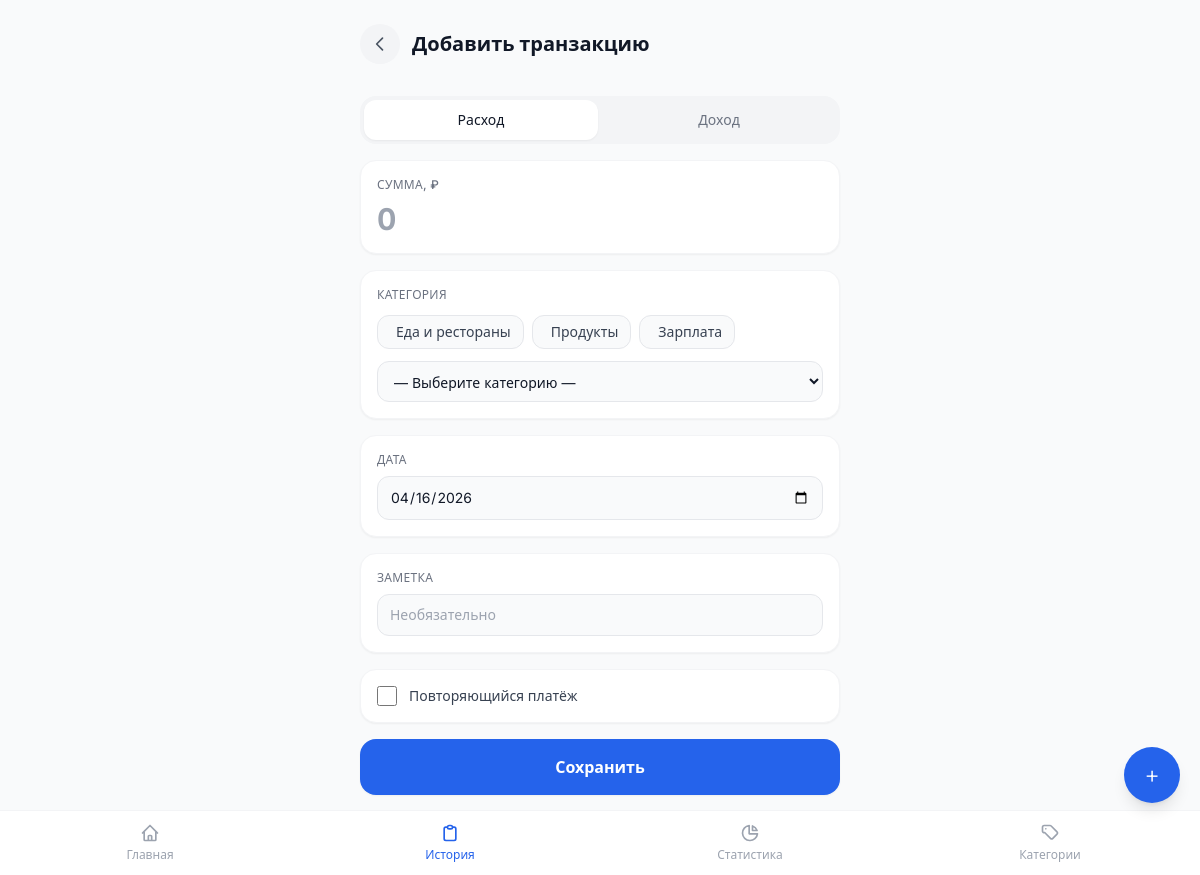
/transactions/add/ (signed in), run on the app's committed database.
### tracker/models.py (models this page shows, shortened)
class Category(models.Model):
    TRANSACTION_TYPE_CHOICES = [
        ('expense', 'Расход'),
        ('income', 'Доход'),
        ('both', 'Оба'),
    ]
    user = models.ForeignKey(
        User, on_delete=models.CASCADE, null=True, blank=True, related_name='categories'
    )
    name = models.CharField(max_length=100)
    icon = models.CharField(max_length=50, default='box')
    color = models.CharField(max_length=7, default='#94a3b8')
    transaction_type = models.CharField(
        max_length=10, choices=TRANSACTION_TYPE_CHOICES, default='expense'
    )
    is_hidden = models.BooleanField(default=False)
    order = models.IntegerField(default=0)
    class Meta:
        ordering = ['order', 'name']
        indexes = [
            models.Index(fields=['user']),
            models.Index(fields=['user', 'is_hidden']),
        ]
        verbose_name = 'Категория'
        verbose_name_plural = 'Категории'

### tracker/views.py (the view, shortened to what this page needs)
# urls.py: path('transactions/add/', views.TransactionCreateView.as_view(), name='transaction_add'),
class TransactionCreateView(LoginRequiredMixin, View):
    template_name = 'tracker/transactions/form.html'
    def _get_recent_categories(self, user):
        recent_ids = (
            Transaction.objects.filter(user=user)
            .order_by('-created_at')
            .values_list('category_id', flat=True)[:20]
        )
        seen, result = set(), []
        for cid in recent_ids:
            if cid not in seen:
                seen.add(cid)
                result.append(cid)
            if len(result) == 4:
                break
        return Category.objects.filter(id__in=result)
    def _ctx(self, form, recent_categories):
        return {
            'form': form,
            'title': 'Добавить транзакцию',
            'recent_categories': recent_categories,
            'today': datetime.date.today().isoformat(),
        }
    def get(self, request):
        form = TransactionForm(user=request.user)
        return render(request, self.template_name,
                      self._ctx(form, self._get_recent_categories(request.user)))

### tracker/templatetags/tracker_tags.py (called while the page is built)
@register.simple_tag
def cat_icon(icon, color, size="text-xl"):
    if icon and all(ord(c) < 128 for c in icon):
        return format_html(
            '<i class="ti ti-{} {}" style="color:{}"></i>',
            icon, size, color
        )
    return format_html('<span>{}</span>', icon or '📦')

### tracker/templates/tracker/transactions/form.html (shortened to what this page needs)
{% extends "tracker/base.html" %}
{% load tracker_tags %}
{% block content %}
<div class="page-body max-w-lg mx-auto">
  <div class="px-4 pt-6 pb-4 flex items-center gap-3">
    <a href="{% url 'transactions' %}"
       class="w-10 h-10 flex items-center justify-center rounded-full bg-gray-100 text-gray-600
              hover:bg-gray-200 transition-colors press-scale flex-shrink-0">
      <svg class="w-5 h-5" fill="none" stroke="currentColor" stroke-width="2" viewBox="0 0 24 24">
        <path stroke-linecap="round" stroke-linejoin="round" d="M15 19l-7-7 7-7" />
      </svg>
    </a>
    <h1 class="text-xl font-bold text-gray-900">{{ title }}</h1>
  </div>
  <form method="post" class="px-4 space-y-4">
    <div>
      <div class="flex gap-1 bg-gray-100 p-1 rounded-2xl">
        <label class="flex-1">
          <span class="block text-center py-2.5 rounded-xl text-sm font-medium cursor-pointer
                       transition-colors peer-checked:bg-white [.sr-only:checked~&]:bg-white
                       [.sr-only:checked~&]:text-gray-900 [.sr-only:checked~&]:shadow-sm text-gray-500
                       type-label" data-type="expense">
            Расход
          </span>
        </label>
        <label class="flex-1">
          <span class="block text-center py-2.5 rounded-xl text-sm font-medium cursor-pointer
                       transition-colors peer-checked:bg-white [.sr-only:checked~&]:bg-white
                       [.sr-only:checked~&]:text-gray-900 [.sr-only:checked~&]:shadow-sm text-gray-500
                       type-label" data-type="income">
            Доход
          </span>
        </label>
      </div>
    </div>
    <div class="bg-white rounded-2xl shadow-sm border border-gray-100 p-4">
      <label class="block text-xs font-medium text-gray-500 mb-2 uppercase tracking-wide">
        Сумма, ₽
      </label>
      <input type="number"
             name="amount"
             value="{{ form.amount.value|default:'' }}"
             inputmode="decimal"
             step="0.01"
             min="0.01"
             autofocus
             class="w-full text-3xl font-bold text-gray-900 bg-transparent
                    focus:outline-none amount"
             placeholder="0">
    </div>
    <div class="bg-white rounded-2xl shadow-sm border border-gray-100 p-4">
      <label class="block text-xs font-medium text-gray-500 mb-3 uppercase tracking-wide">
        Категория
      </label>
      {% if recent_categories %}
      <div class="flex gap-2 flex-wrap mb-3" id="recent-cats">
        {% for cat in recent_categories %}
        <button type="button"
                class="recent-cat-btn flex items-center gap-1.5 px-3 py-1.5 rounded-xl
                       bg-gray-50 border border-gray-200 text-sm font-medium text-gray-700
                       hover:border-primary/40 transition-colors press-scale"
                data-cat-id="{{ cat.pk }}"
                data-cat-type="{{ cat.transaction_type }}">
          <span>{{ cat.name }}</span>
        </button>
        {% endfor %}
      </div>
      {% endif %}
      <select name="category"
              class="w-full px-3 py-2.5 rounded-xl border border-gray-200 bg-gray-50
                     text-sm focus:outline-none focus:ring-2 focus:ring-primary/30 focus:border-primary
                     transition-colors">
        <option value="">— Выберите категорию —</option>
      </select>
    </div>
    <div class="bg-white rounded-2xl shadow-sm border border-gray-100 p-4">
      <label class="block text-xs font-medium text-gray-500 mb-2 uppercase tracking-wide">
        Дата
      </label>
      <input type="date"
             name="date"
             value="{{ form.date.value }}"
             class="w-full px-3 py-2.5 rounded-xl border border-gray-200 bg-gray-50
                    text-sm focus:outline-none focus:ring-2 focus:ring-primary/30 focus:border-primary
                    transition-colors">
    </div>
    <div class="bg-white rounded-2xl shadow-sm border border-gray-100 p-4">
      <label class="block text-xs font-medium text-gray-500 mb-2 uppercase tracking-wide">
        Заметка
      </label>
      <input type="text"
             name="note"
             value="{{ form.note.value|default:'' }}"
             maxlength="500"
             class="w-full px-3 py-2.5 rounded-xl border border-gray-200 bg-gray-50
                    text-sm focus:outline-none focus:ring-2 focus:ring-primary/30 focus:border-primary
                    transition-colors"
             placeholder="Необязательно">
    </div>
    <div class="bg-white rounded-2xl shadow-sm border border-gray-100 p-4">
      <label class="flex items-center gap-3 cursor-pointer">
        <input type="checkbox"
               name="is_recurring"
               id="is_recurring"
               class="w-5 h-5 rounded text-primary focus:ring-primary/30"
               onchange="toggleRecurring(this.checked)">
        <span class="text-sm font-medium text-gray-700">Повторяющийся платёж</span>
      </label>
    </div>
    <button type="submit"
            class="press-scale w-full py-4 rounded-2xl bg-primary text-white font-semibold
                   shadow-sm hover:bg-blue-700 transition-colors">
      Сохранить
    </button>
  </form>
</div>
{% endblock %}

### tracker/templates/tracker/base.html (style rules this page uses)
* { -webkit-font-smoothing: antialiased; }
.amount { font-variant-numeric: tabular-nums; }
.page-body { padding-bottom: 80px; }
h1, h2, h3 { text-wrap: balance; }

### data on the page
Category: name "Еда и рестораны"
Category: name "Продукты"
Category: name "Зарплата"

### other printed values
{{ title }} "Добавить транзакцию"
